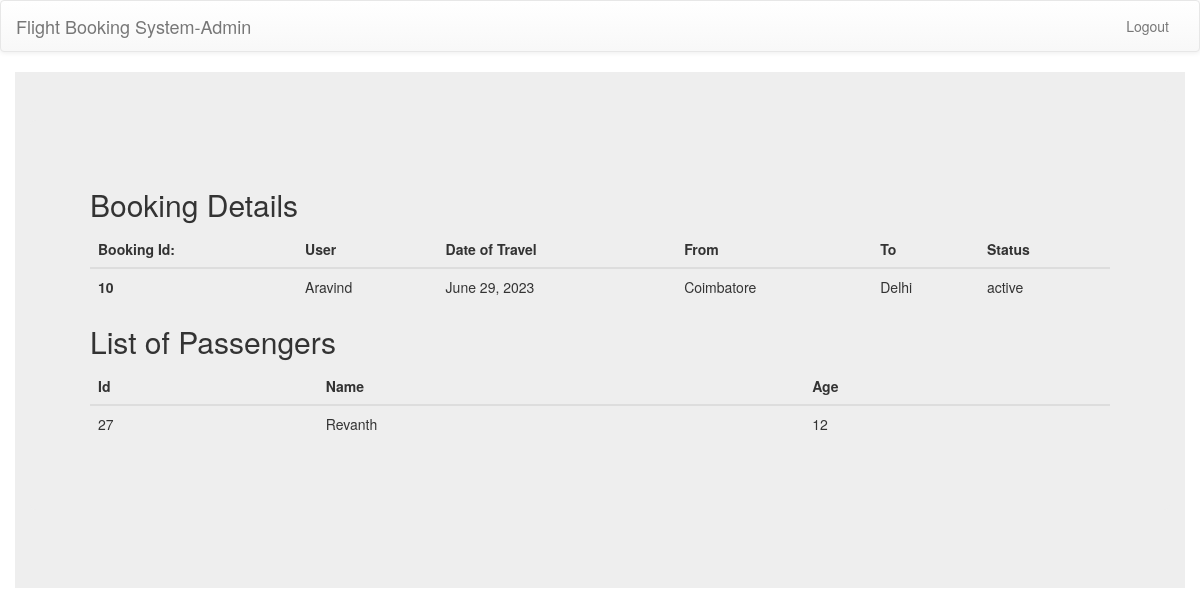
The page /manage/flight/booking-detail-admin/10 (signed in) on the database its author committed.
### user/models.py (models this page shows, shortened)
class Bookings(models.Model):
    user_id=models.ForeignKey(User,on_delete=models.SET_NULL,blank=True,null=True)
    travel=models.ForeignKey(Travel,on_delete=models.SET_NULL,blank=True,null=True)
    passengers_count=models.PositiveIntegerField(default=1)
    passengers_names=models.ManyToManyField(Passengers)

class User(AbstractUser):
    username=None
    name=models.CharField(max_length=30)
    email=models.EmailField(unique=True)
    phone_number=models.CharField(max_length=10)
    USERNAME_FIELD='email'
    REQUIRED_FIELDS=[]
    objects=UserManager()

class Travel(models.Model):
    flight_id=models.ForeignKey(Flight,on_delete=models.CASCADE)
    remain=models.PositiveIntegerField(default=60)
    date=models.DateField(null=True,blank=True)
    status=models.CharField(max_length=10,default="active")

class Flight(models.Model):
    name=models.CharField(max_length=10)
    airline=models.ForeignKey(AirLine,on_delete=models.CASCADE)
    source=models.ForeignKey(Airports,on_delete=models.SET_NULL,blank=True,null=True,related_name="depart")
    destination=models.ForeignKey(Airports,on_delete=models.SET_NULL,blank=True,null=True,related_name="arrive")
    time_of_departure=models.TimeField(null=True,blank=True)
    duration_of_travel=models.PositiveIntegerField()
    price=models.PositiveIntegerField(null=True,blank=True)

class Airports(models.Model):
    name=models.CharField(max_length=10)

class Passengers(models.Model):
    name=models.CharField(max_length=10)
    age=models.PositiveIntegerField()

### adminapp/views.py (the view)
# urls.py: path("booking-detail-admin/<int:id>",booking_details,name="booking-detail-admin"),
@login_required(login_url="/manage/flight/login-admin")
def booking_details(request,id):
    if not request.user.is_superuser:
        return redirect("unauthorized")
    try:
        booking=Bookings.objects.get(id=id)
    except:
        raise ValueError("Invalid booking Id")
    passengers=booking.passengers_names.all()
    return render(request,"adminapp/booking-detail.html",context={"booking":booking,"passengers":passengers})

### templates/adminapp/booking-detail.html
{% extends 'adminapp/base.html' %}
{% block main %}
<div class="jumbotron container">
    <div class="jumbotron">
        <h2>Booking Details</h2>
        <table class="table table-dark">
          <thead>
            <tr>
              <th scope="col">Booking Id:</th>
              <th scope="col">User</th>
              <th scope="col">Date of Travel</th>
              <th scope="col">From</th>
              <th scope="col">To</th>
              <th scope="col">Status</th>
            </tr>
          </thead>
          <tbody>
            <tr>
              <th scope="row">{{booking.id}}</th>
              <td>{{booking.user_id.name}}</td>
              <td>{{booking.travel.date}}</td>
              <td>{{booking.travel.flight_id.source.name}}</td>
              <td>{{booking.travel.flight_id.destination.name}}</td>
              <td>{{booking.travel.status}}</td>
            </tr>
          </tbody>
          </table>
        <h2>List of Passengers</h2>
        <table class="table table-dark">
            <thead>
              <tr>
                <th scope="col">Id</th>
                <th scope="col">Name</th>
                <th scope="col">Age</th>
              </tr>
            </thead>
            <tbody>
                {% for passenger in passengers %}
              <tr>
                <td>{{passenger.id}}</td>
                <td>{{passenger.name}}</td>
                <td>{{passenger.age}}</td>
              </tr>
              {% endfor %}
            </tbody>
          </table>
      </div>
  </div>
{% endblock main %}

### rows shown on the page
Bookings: id "10", user_id.name "Aravind", travel "June 29, 2023", travel.flight_id.source.name "Coimbatore", travel.flight_id.destination.name "Delhi", travel.status "active"
Passengers: id "27", name "Revanth", age "12"
